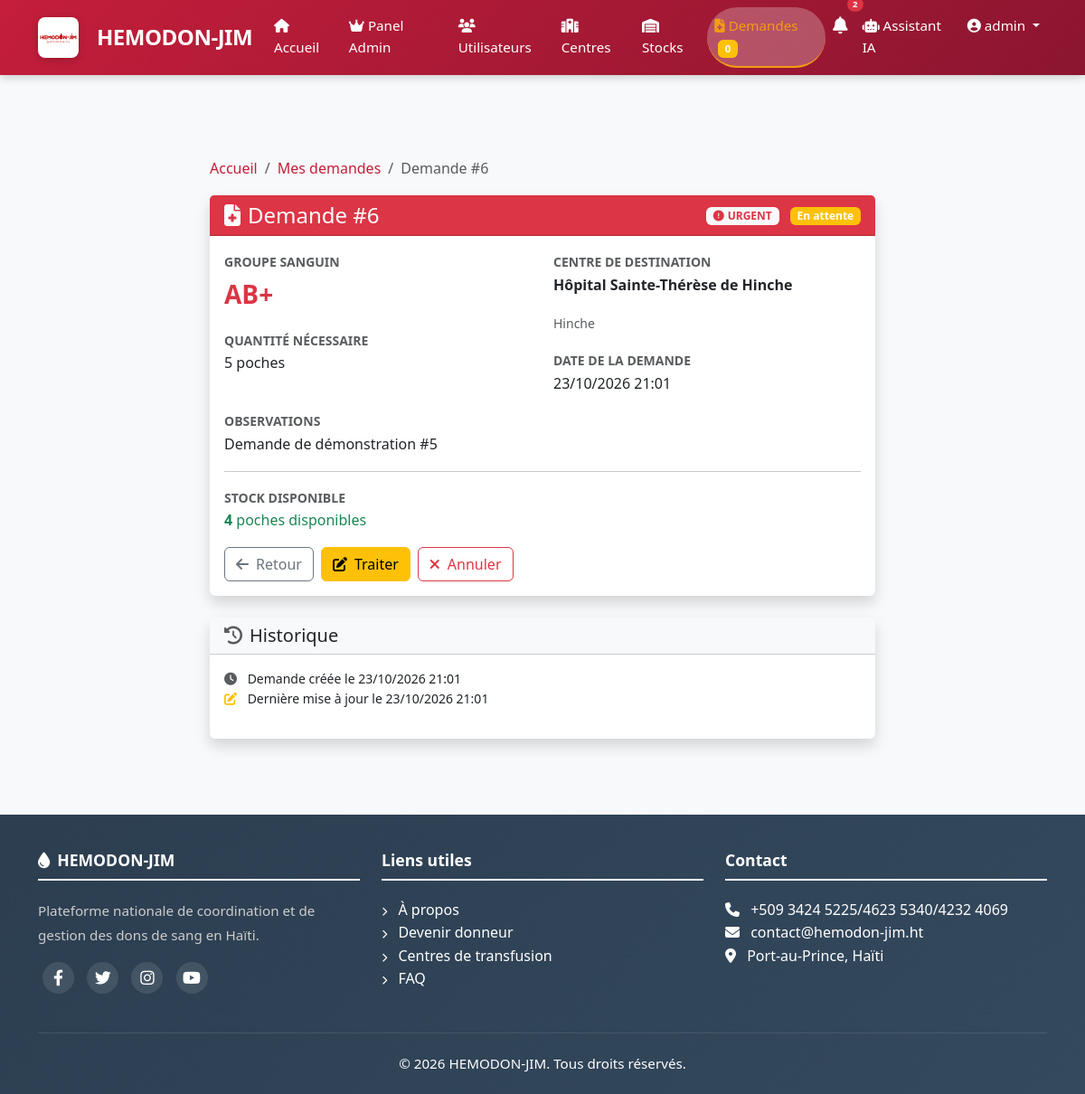
The page /demandes/6/ (signed in) on the database its author committed.
### apps/authentification/models.py (models this page shows, shortened)
class User(AbstractUser):
    GROUPE_CHOICES = [
        ('donneur', 'Donneur'),
        ('hospitalier', 'Personnel Hospitalier'),
        ('admin', 'Administrateur'),
        ('pnts', 'PNTS'),
    ]
    GROUPE_SANGUIN_CHOICES = [
        ('A+', 'A+'), ('A-', 'A-'),
        ('B+', 'B+'), ('B-', 'B-'),
        ('AB+', 'AB+'), ('AB-', 'AB-'),
        ('O+', 'O+'), ('O-', 'O-'),
    ]
    groupe = models.CharField(max_length=20, choices=GROUPE_CHOICES, default='donneur')
    telephone = models.CharField(max_length=20, unique=True)
    adresse = models.TextField(blank=True, null=True)
    commune = models.CharField(max_length=100, blank=True, null=True)
    departement = models.CharField(max_length=100, blank=True, null=True)
    date_naissance = models.DateField(null=True, blank=True)
    groupe_sanguin = models.CharField(max_length=3, choices=GROUPE_SANGUIN_CHOICES, blank=True, null=True)
    est_eligible = models.BooleanField(default=True)
    photo = models.ImageField(upload_to='photos/', blank=True, null=True)
    created_at = models.DateTimeField(auto_now_add=True)
    updated_at = models.DateTimeField(auto_now=True)
    class Meta:
        db_table = 'users'
        verbose_name = 'Utilisateur'
        verbose_name_plural = 'Utilisateurs'

### apps/demandes/models.py (models this page shows, shortened)
class Demande(models.Model):
    STATUT_CHOICES = [
        ('en_attente', 'En attente'),
        ('en_cours', 'En cours'),
        ('traitee', 'Traitée'),
        ('urgente', 'Urgente'),
        ('annulee', 'Annulée'),
    ]
    GROUPE_CHOICES = [
        ('A+', 'A+'), ('A-', 'A-'),
        ('B+', 'B+'), ('B-', 'B-'),
        ('AB+', 'AB+'), ('AB-', 'AB-'),
        ('O+', 'O+'), ('O-', 'O-'),
    ]
    demandeur = models.ForeignKey(
        User,
        on_delete=models.CASCADE,
        related_name='demandes'
    )
    centre_source = models.ForeignKey(
        Centre,
        on_delete=models.CASCADE,
        related_name='demandes_sortantes',
        null=True,
        blank=True,
        help_text="Centre qui fait la demande"
    )
    centre_destination = models.ForeignKey(
        Centre,
        on_delete=models.CASCADE,
        related_name='demandes_entrantes',
        help_text="Centre qui recevra le sang"
    )
    groupe_sanguin = models.CharField(max_length=3, choices=GROUPE_CHOICES)
    quantite_necessaire = models.IntegerField(help_text="Nombre de poches nécessaires")
    statut = models.CharField(max_length=20, choices=STATUT_CHOICES, default='en_attente')
    urgence = models.BooleanField(default=False)
    notes = models.TextField(blank=True, null=True)
    date_demande = models.DateTimeField(auto_now_add=True)
    date_traitement = models.DateTimeField(null=True, blank=True)
    created_at = models.DateTimeField(auto_now_add=True)
    updated_at = models.DateTimeField(auto_now=True)
    class Meta:
        db_table = 'demandes'
        verbose_name = 'Demande'
        verbose_name_plural = 'Demandes'
        ordering = ['-date_demande']

### apps/centres/models.py (models this page shows, shortened)
class Centre(models.Model):
    TYPE_CHOICES = [
        ('public', 'Public'),
        ('prive', 'Privé'),
        ('ong', 'ONG'),
    ]
    nom = models.CharField(max_length=200)
    type = models.CharField(max_length=20, choices=TYPE_CHOICES)
    adresse = models.TextField()
    commune = models.CharField(max_length=100)
    departement = models.CharField(max_length=100)
    telephone = models.CharField(max_length=20)
    email = models.EmailField(blank=True, null=True)
    latitude = models.DecimalField(max_digits=9, decimal_places=6, null=True, blank=True)
    longitude = models.DecimalField(max_digits=9, decimal_places=6, null=True, blank=True)
    capacite_journaliere = models.IntegerField(default=50)
    horaires = models.TextField(blank=True, null=True)
    est_actif = models.BooleanField(default=True)
    responsable = models.ForeignKey(
        User,
        on_delete=models.SET_NULL,
        null=True,
        related_name='centre_responsable'
    )
    created_at = models.DateTimeField(auto_now_add=True)
    updated_at = models.DateTimeField(auto_now=True)
    class Meta:
        db_table = 'centres'
        verbose_name = 'Centre'
        verbose_name_plural = 'Centres'

### apps/demandes/views.py (the view)
# urls.py: path('demandes/<int:demande_id>/', views.demande_detail, name='detail'),
@login_required
def demande_detail(request, demande_id):
    demande = get_object_or_404(Demande, id=demande_id, demandeur=request.user)
    stock = Stock.objects.filter(
        centre=demande.centre_destination,
        groupe_sanguin=demande.groupe_sanguin
    ).first()
    stock_disponible = stock.quantite_disponible if stock else 0
    peut_traiter = demande.statut in ['en_attente', 'en_cours'] and stock_disponible >= demande.quantite_necessaire
    context = {
        'demande': demande,
        'stock_disponible': stock_disponible,
        'peut_traiter': peut_traiter,
        'title': f'Demande #{demande.id} - HEMODON-JIM',
        'active_page': 'demandes',
    }
    return render(request, 'demandes/detail.html', context)

### apps/demandes/templates/demandes/detail.html (shortened to what this page needs)
{% extends 'base.html' %}
{% load static %}
{% block content %}
<div class="container py-4">
    <div class="row justify-content-center">
        <div class="col-lg-8">
            <nav aria-label="breadcrumb">
                <ol class="breadcrumb">
                    <li class="breadcrumb-item"><a href="{% url 'home' %}">Accueil</a></li>
                    <li class="breadcrumb-item"><a href="{% url 'demandes:list' %}">Mes demandes</a></li>
                    <li class="breadcrumb-item active">Demande #{{ demande.id }}</li>
                </ol>
            </nav>
            <div class="card border-0 shadow">
                <div class="card-header {% if demande.urgence %}bg-danger text-white{% else %}bg-light{% endif %}">
                    <div class="d-flex justify-content-between align-items-center">
                        <h4 class="mb-0">
                            <i class="fas fa-file-medical me-2"></i>Demande #{{ demande.id }}
                        </h4>
                        <div>
                            {% if demande.urgence %}
                            <span class="badge bg-light text-danger">
                                <i class="fas fa-exclamation-circle me-1"></i>URGENT
                            </span>
                            {% endif %}
                            <span class="badge {% if demande.statut == 'traitee' %}bg-success{% elif demande.statut == 'urgente' %}bg-danger{% elif demande.statut == 'en_attente' %}bg-warning{% else %}bg-secondary{% endif %} ms-2">
                                {{ demande.get_statut_display }}
                            </span>
                        </div>
                    </div>
                </div>
                <div class="card-body">
                    <div class="row">
                        <div class="col-md-6">
                            <div class="mb-3">
                                <label class="text-muted small text-uppercase fw-bold">Groupe sanguin</label>
                                <p class="fs-3 fw-bold text-danger">{{ demande.groupe_sanguin }}</p>
                            </div>
                            <div class="mb-3">
                                <label class="text-muted small text-uppercase fw-bold">Quantité nécessaire</label>
                                <p>{{ demande.quantite_necessaire }} poches</p>
                            </div>
                        </div>
                        <div class="col-md-6">
                            <div class="mb-3">
                                <label class="text-muted small text-uppercase fw-bold">Centre de destination</label>
                                <p><strong>{{ demande.centre_destination.nom }}</strong></p>
                                <small class="text-muted">{{ demande.centre_destination.adresse }}</small>
                            </div>
                            <div class="mb-3">
                                <label class="text-muted small text-uppercase fw-bold">Date de la demande</label>
                                <p>{{ demande.date_demande|date:"d/m/Y H:i" }}</p>
                            </div>
                        </div>
                    </div>
                    {% if demande.notes %}
                    <div class="mb-3">
                        <label class="text-muted small text-uppercase fw-bold">Observations</label>
                        <p>{{ demande.notes }}</p>
                    </div>
                    {% endif %}
                    <hr>
                    <div class="mb-3">
                        <label class="text-muted small text-uppercase fw-bold">Stock disponible</label>
                        <p>
                            {% if stock_disponible > 0 %}
                            <span class="text-success"><strong>{{ stock_disponible }}</strong> poches disponibles</span>
                            {% else %}
                            <span class="text-danger"><strong>Aucun stock</strong> disponible</span>
                            {% endif %}
                        </p>
                    </div>
                    <div class="d-flex gap-2 flex-wrap">
                        <a href="{% url 'demandes:list' %}" class="btn btn-outline-secondary">
                            <i class="fas fa-arrow-left me-2"></i>Retour
                        </a>
                        {% if user.is_superuser or user.groupe == 'admin' or user.groupe == 'pnts' or user.groupe == 'hospitalier' %}
                        <a href="{% url 'demandes:update' demande.id %}" class="btn btn-warning">
                            <i class="fas fa-edit me-2"></i>Traiter
                        </a>
                        {% endif %}
                        {% if demande.statut in 'en_attente,en_cours' and user.is_superuser or user.groupe == 'admin' or user.groupe == 'pnts' %}
                        <a href="{% url 'demandes:annuler' demande.id %}" class="btn btn-outline-danger">
                            <i class="fas fa-times me-2"></i>Annuler
                        </a>
                        {% endif %}
                    </div>
                </div>
            </div>
            <div class="card border-0 shadow mt-4">
                <div class="card-header bg-light">
                    <h5 class="mb-0">
                        <i class="fas fa-history me-2 text-muted"></i>Historique
                    </h5>
                </div>
                <div class="card-body">
                    <ul class="list-unstyled small">
                        <li>
                            <i class="fas fa-clock text-muted me-2"></i>
                            Demande créée le {{ demande.created_at|date:"d/m/Y H:i" }}
                        </li>
                        {% if demande.updated_at != demande.created_at %}
                        <li>
                            <i class="fas fa-edit text-warning me-2"></i>
                            Dernière mise à jour le {{ demande.updated_at|date:"d/m/Y H:i" }}
                        </li>
                        {% endif %}
                    </ul>
                </div>
            </div>
        </div>
    </div>
</div>
{% endblock %}

### templates/partials/header.html (shortened to what this page needs)
{% load static %}
<nav class="navbar navbar-expand-lg navbar-custom fixed-top">
    <div class="container">
        <a class="navbar-brand" href="{% url 'home' %}">
            <img src="{% static 'images/logo/logo1.jpg' %}" alt="HEMODON-JIM" height="40" class="me-2" style="border-radius: 8px;">
            <span>HEMODON-JIM</span>
        </a>
        <div class="collapse navbar-collapse" id="navbarNav">
            <ul class="navbar-nav ms-auto">
                <li class="nav-item">
                    <a class="nav-link {% if request.path == '/' %}active{% endif %}" href="{% url 'home' %}">
                        <i class="fas fa-home"></i> Accueil
                    </a>
                </li>
                {% if user.is_authenticated %}
                    {% if user.is_superuser or user.groupe == 'admin' or user.groupe == 'pnts' %}
                        <li class="nav-item">
                            <a class="nav-link {% if 'admin-panel' in request.path %}active{% endif %}" href="{% url 'app_admin:dashboard' %}">
                                <i class="fas fa-crown"></i> Panel Admin
                            </a>
                        </li>
                        <li class="nav-item">
                            <a class="nav-link" href="{% url 'app_admin:users' %}">
                                <i class="fas fa-users"></i> Utilisateurs
                            </a>
                        </li>
                        <li class="nav-item">
                            <a class="nav-link" href="{% url 'app_admin:centres' %}">
                                <i class="fas fa-hospital"></i> Centres
                            </a>
                        </li>
                        <li class="nav-item">
                            <a class="nav-link {% if 'stocks' in request.path %}active{% endif %}" href="{% url 'stocks:list' %}">
                                <i class="fas fa-warehouse"></i> Stocks
                            </a>
                        </li>
                        <li class="nav-item">
                            <a class="nav-link {% if 'demandes' in request.path %}active{% endif %}" href="{% url 'demandes:toutes' %}">
                                <i class="fas fa-file-medical"></i> Demandes
                                <span class="badge bg-warning ms-1">{{ demandes_urgentes|default:0 }}</span>
                            </a>
                        </li>
                    {% endif %}
                    <li class="nav-item">
                        <a class="nav-link position-relative" href="{% url 'notifications:list' %}">
                            {% if user_notifications_count > 0 %}
                            <span class="position-absolute top-0 start-100 translate-middle badge rounded-pill bg-danger" style="font-size: 0.6rem; margin-top: -3px;">
                                {{ user_notifications_count }}
                            </span>
                            {% endif %}
                        </a>
                    </li>
                    <li class="nav-item">
                        <a class="nav-link" href="{% url 'chatbot:chatbot' %}">
                            <i class="fas fa-robot"></i> Assistant IA
                        </a>
                    </li>
                    <li class="nav-item dropdown">
                        <a class="nav-link dropdown-toggle" href="#" id="userDropdown" role="button" data-bs-toggle="dropdown">
                            <i class="fas fa-user-circle"></i> {{ user.username }}
                        </a>
                    </li>
                {% endif %}
            </ul>
        </div>
    </div>
</nav>

### rows shown on the page
User: username "admin"
Demande: id "6", statut "En attente", groupe_sanguin "AB+", quantite_necessaire "5", centre_destination.nom "Hôpital Sainte-Thérèse de Hinche", centre_destination.adresse "Hinche", date_demande "23/10/2026 21:01", notes "Demande de démonstration #5", created_at "23/10/2026 21:01", updated_at "23/10/2026 21:01"

### other values the page prints
{{ demandes_urgentes|default:0 }} "0"
{{ user_notifications_count }} "2"
{{ stock_disponible }} "4"
